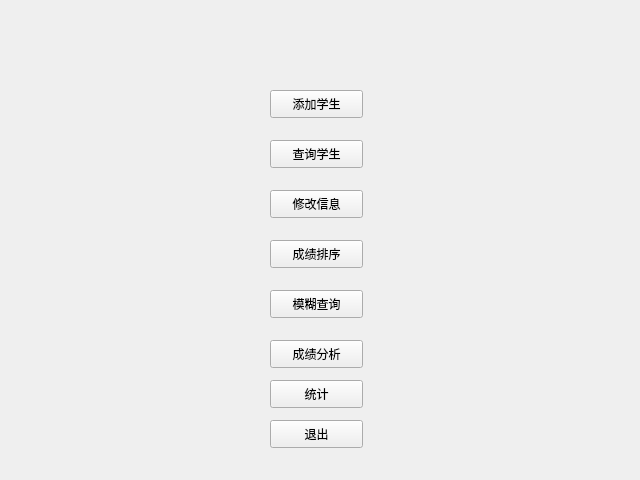
<?xml version="1.0" encoding="UTF-8"?>
<ui version="4.0">
 <class>MenuWidget</class>
 <widget class="QWidget" name="MenuWidget">
  <property name="geometry">
   <rect>
    <x>0</x>
    <y>0</y>
    <width>640</width>
    <height>480</height>
   </rect>
  </property>
  <property name="windowTitle">
   <string>Form</string>
  </property>
  <property name="styleSheet">
   <string notr="true"/>
  </property>
  <widget class="QPushButton" name="modifyButton">
   <property name="geometry">
    <rect>
     <x>270</x>
     <y>190</y>
     <width>93</width>
     <height>28</height>
    </rect>
   </property>
   <property name="text">
    <string>修改信息</string>
   </property>
  </widget>
  <widget class="QPushButton" name="addButton">
   <property name="geometry">
    <rect>
     <x>270</x>
     <y>90</y>
     <width>93</width>
     <height>28</height>
    </rect>
   </property>
   <property name="text">
    <string>添加学生</string>
   </property>
  </widget>
  <widget class="QPushButton" name="sortButton">
   <property name="geometry">
    <rect>
     <x>270</x>
     <y>240</y>
     <width>93</width>
     <height>28</height>
    </rect>
   </property>
   <property name="text">
    <string>成绩排序</string>
   </property>
  </widget>
  <widget class="QPushButton" name="selectButton">
   <property name="geometry">
    <rect>
     <x>270</x>
     <y>140</y>
     <width>93</width>
     <height>28</height>
    </rect>
   </property>
   <property name="text">
    <string>查询学生</string>
   </property>
  </widget>
  <widget class="QPushButton" name="exitButton">
   <property name="geometry">
    <rect>
     <x>270</x>
     <y>420</y>
     <width>93</width>
     <height>28</height>
    </rect>
   </property>
   <property name="text">
    <string>退出</string>
   </property>
  </widget>
  <widget class="QPushButton" name="pushButton_2">
   <property name="geometry">
    <rect>
     <x>270</x>
     <y>290</y>
     <width>93</width>
     <height>28</height>
    </rect>
   </property>
   <property name="text">
    <string>模糊查询</string>
   </property>
  </widget>
  <widget class="QPushButton" name="fenxi">
   <property name="geometry">
    <rect>
     <x>270</x>
     <y>340</y>
     <width>93</width>
     <height>28</height>
    </rect>
   </property>
   <property name="text">
    <string>成绩分析</string>
   </property>
  </widget>
  <widget class="QStackedWidget" name="stackedWidget">
   <property name="geometry">
    <rect>
     <x>9</x>
     <y>9</y>
     <width>261</width>
     <height>461</height>
    </rect>
   </property>
   <widget class="QWidget" name="page"/>
   <widget class="QWidget" name="page_2"/>
  </widget>
  <widget class="QPushButton" name="pushButton">
   <property name="geometry">
    <rect>
     <x>270</x>
     <y>380</y>
     <width>93</width>
     <height>28</height>
    </rect>
   </property>
   <property name="text">
    <string>统计</string>
   </property>
  </widget>
 </widget>
 <resources/>
 <connections/>
</ui>
